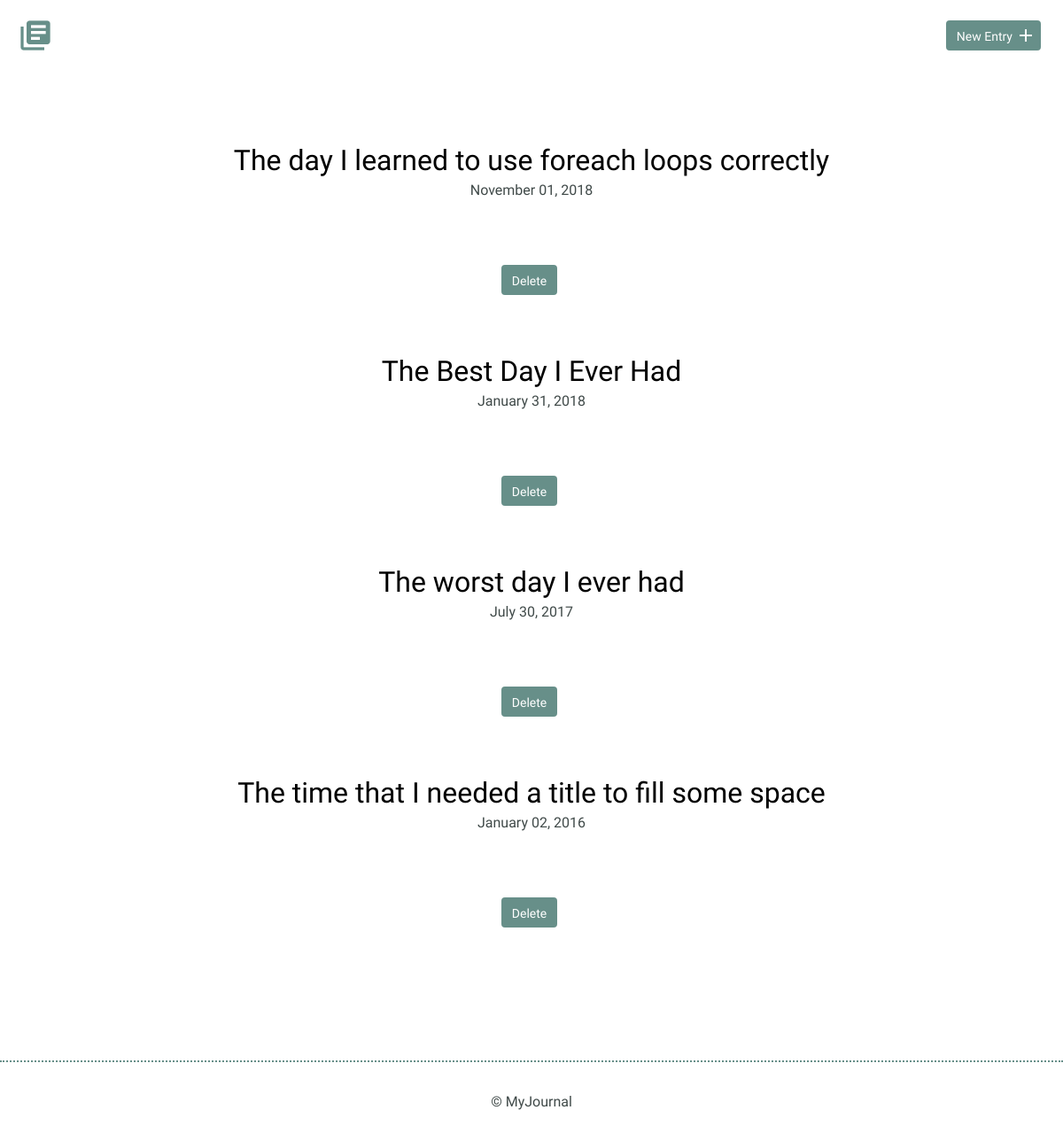
The page / on the database its author committed.
### tables this page shows
CREATE TABLE "entries" (
	`id`	INTEGER,
	`title`	TEXT,
	`date`	TEXT,
	`time_spent`	INTEGER,
	`learned`	BLOB,
	`resources`	BLOB,
	PRIMARY KEY(`id`)
);

### inc/functions.php (called while the page is built, shortened)
<?php
function get_journal_entries(){
    include ('connection.php');
    try{
        return $db->query("SELECT id, title, date FROM entries ORDER BY date DESC");
    } catch(Exception $e) {
        echo "Error!: ".$e->getMessage();
        return array();
    }
}
?>

### index.php (the view, shortened to what this page needs)
<?php
include('inc/connection.php');
include('inc/header.php');
include('inc/functions.php');
?>
<!DOCTYPE html>
<html>
    <body>
          <section>
              <div class="container">
                  <div class="entry-list">
                          <?php
                           foreach(get_journal_entries() as $item){
                                echo "<article>";
                                echo "<h2><a href='detail.php?id=" . $item["id"] . "'>" . $item["title"] . "</a></h2>";
                                echo "<time datetime=" . $item["date"] . ">" . date('F d, Y', strtotime($item["date"])) . "</time>";
                                echo "<form method='post' action='index.php'>";
                                echo "<input type='submit' class='button delete journal entry' value='Delete' />\n";
                                echo "</form>";
                                echo "</article>";
                            }
                          ?>
                  </div>
              </div>
          </section>
    </body>
  <?php
    include('inc/footer.php');
    ?>
</html>

### inc/header.php (shortened to what this page needs)
<!DOCTYPE html>
<html>
    <head>
        <link rel="stylesheet" href="css/normalize.css">
        <link rel="stylesheet" href="css/site.css">
    </head>
    <body>
        <header>
            <div class="container">
                <div class="site-header">
                    <a class="logo" href="index.php"><i class="material-icons">library_books</i></a>
                    <a class="button icon-right" href="new.php"><span>New Entry</span> <i class="material-icons">add</i></a>
                </div>
            </div>
        </header>
     </body>

### inc/footer.php (shortened to what this page needs)
<!DOCTYPE html>
<html>
    <footer>
        <div>
            &copy; MyJournal
        </div>
    </footer>
</html>

### css/site.css (style rules this page uses)
body { font-size: 16px; color: #404a49; font-family: 'Cousine', serif; font-weight: 400; }
.container { margin: 0 auto; padding: 0 25px; }
header .site-header { margin: 0 auto; height: 95px; }
header .logo i { color: #678f89; margin: 20px 0 0 -5px; float: left; font-size: 40px; }
header .button { float: right; margin: 33px 0 0 0; }
footer { text-align: center; padding: 35px 0; border-top: 2px dotted #678f89; }
.button { padding: 8px 10px 6px 10px; background: #678f89; border: 2px solid #678f89; border-radius: 4px; text-decoration: none; color: #FFF; position: relative; text-align: center; font-size: 14px; }
.button.icon-right { padding-right: 30px; top: -10px; }
.button.icon-right i { position: absolute; top: 3px; right: 3px; }
h1, h2, h3 { margin: 0; font-weight: 400; line-height: 1em; color: #000; }
h2 { font-size: 32px; }
h2 a { text-decoration: none; color: #000; }
.entry-list, .edit-entry, .new-entry { max-width: 800px; margin: 0 auto; padding: 70px 0 150px 0; }
.entry-list article { margin-bottom: 70px; text-align: center; }
.entry-list article:last-child { margin-bottom: 0; }
.entry-list article h2 { margin-bottom: 8px; }
.entry { max-width: 800px; margin: 75px auto 0 auto; text-align: left; }
input[type=submit] { margin-right: 5px; }

### rows shown on the page
entries: title "The day I learned to use foreach loops correctly", date "November 01, 2018"
entries: title "The Best Day I Ever Had", date "January 31, 2018"
entries: title "The worst day I ever had", date "July 30, 2017"
entries: title "The time that I needed a title to fill some space", date "January 02, 2016"
